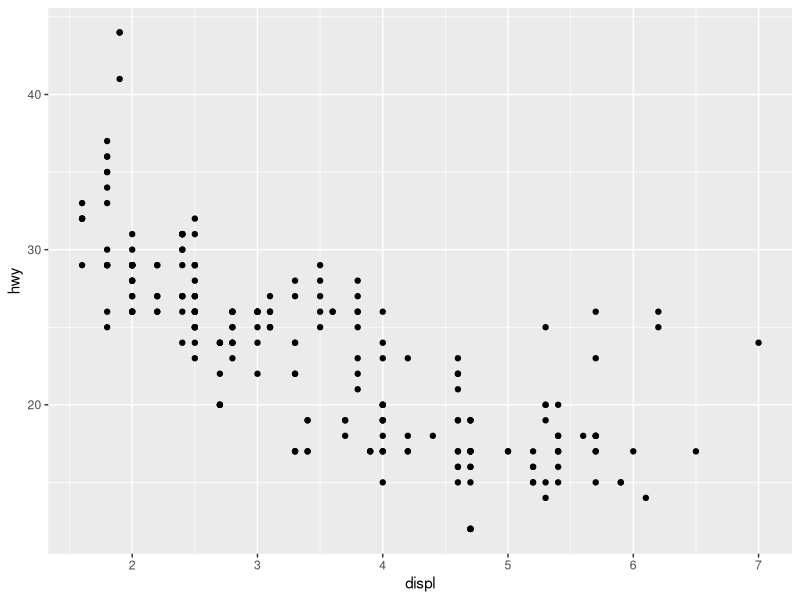
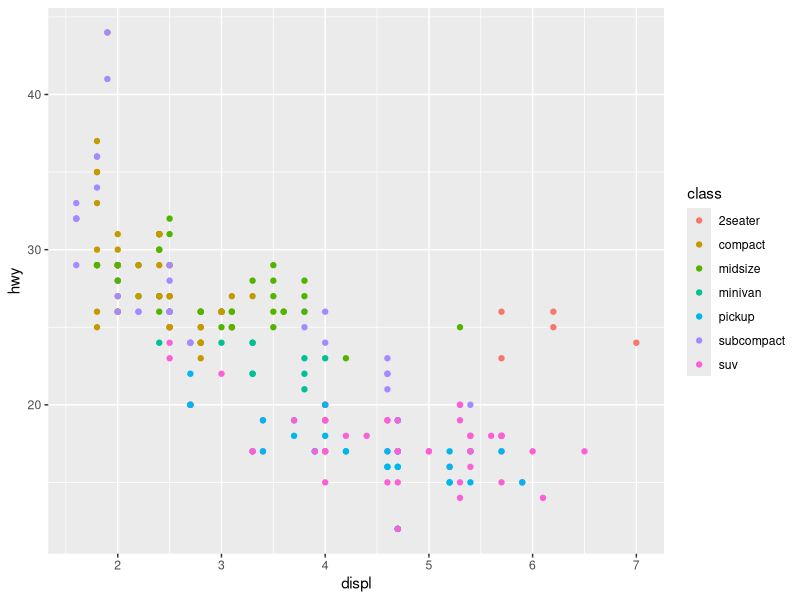
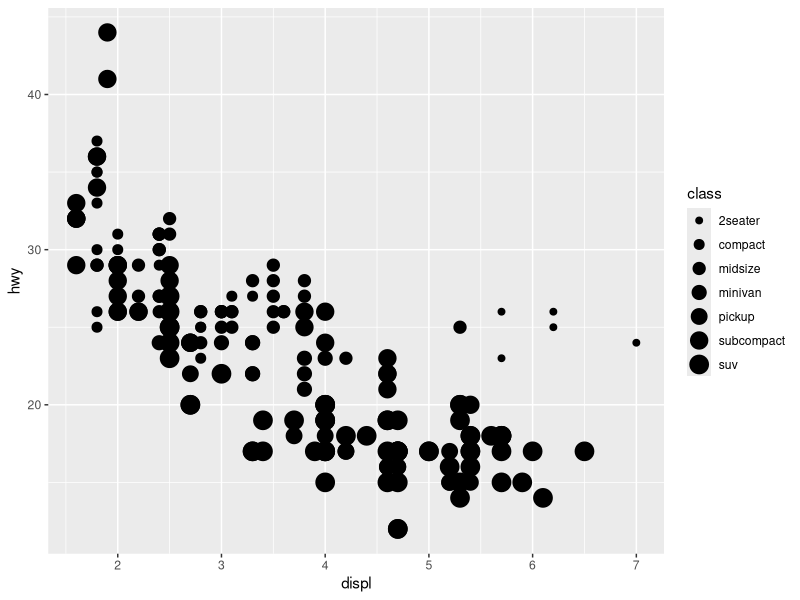
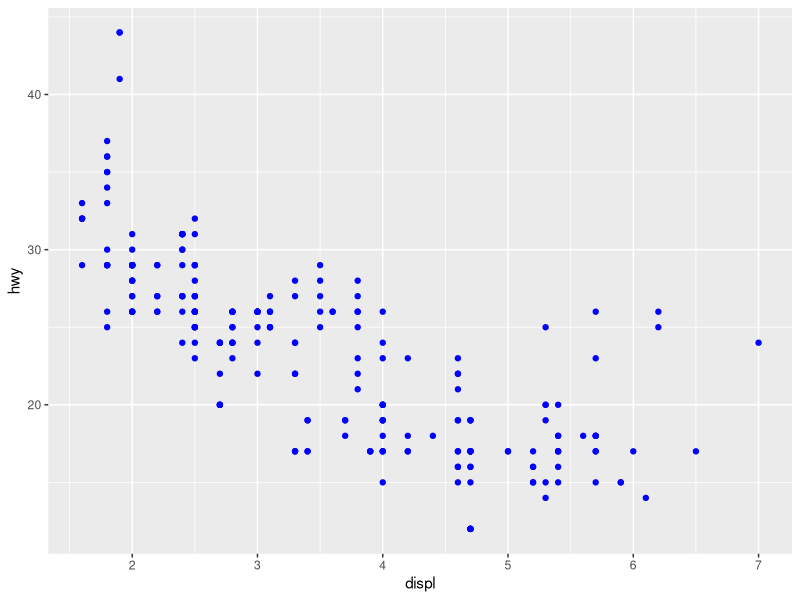
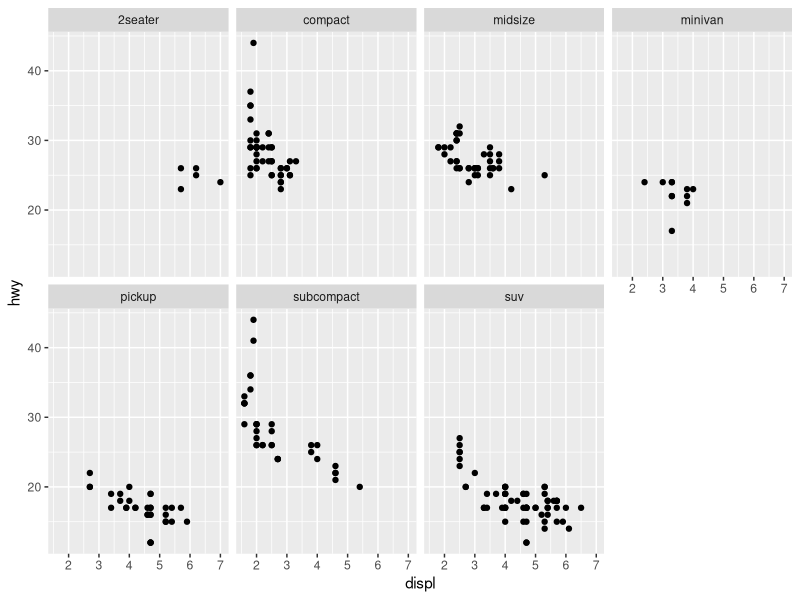
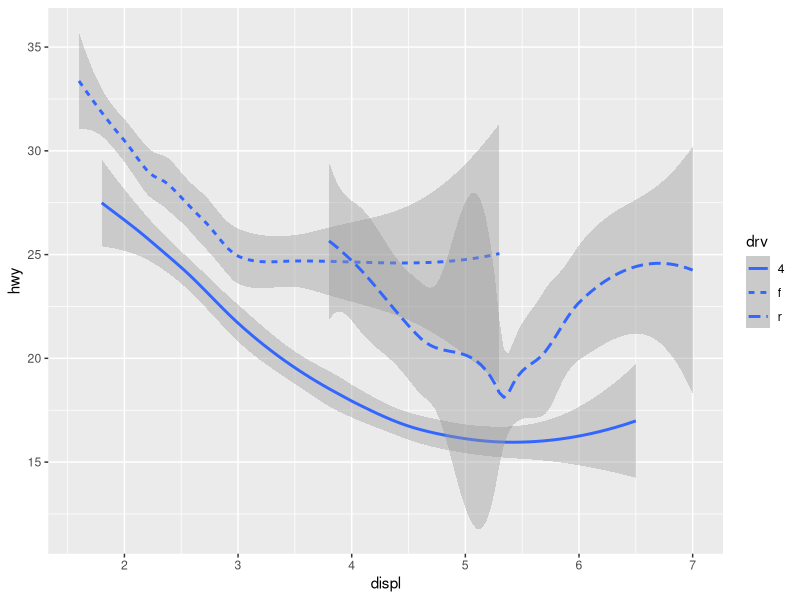
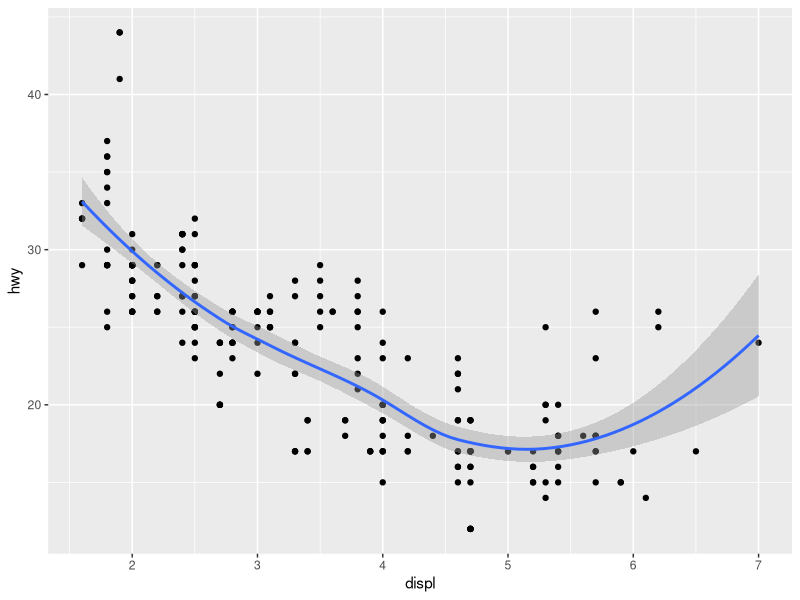
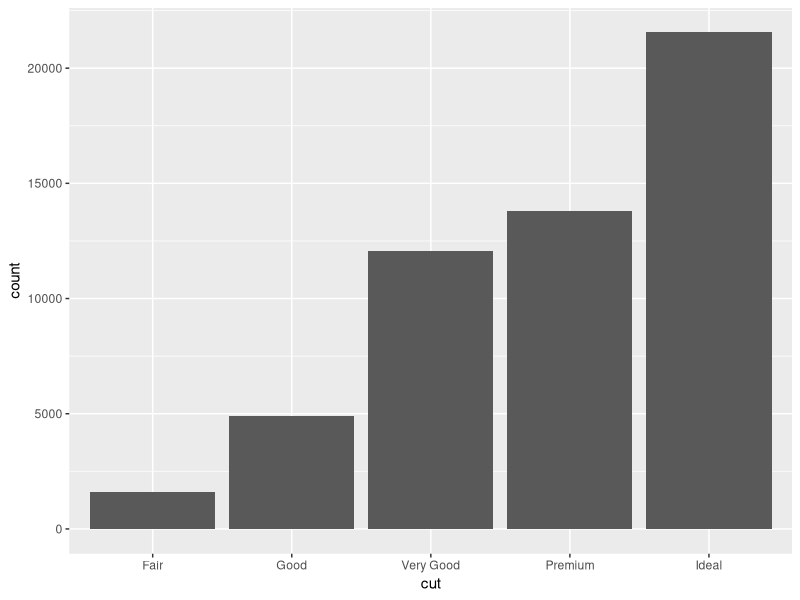

Write R code to recreate these figures, in order.
#LIBRARY IMPORT

library(tidyverse)

#DATA

mpg

#GGPLOT

ggplot(data = mpg) + 

  geom_point(mapping = aes(x = displ, y = hwy))

# COL CLASS

ggplot(data = mpg) + 

  geom_point(mapping = aes(x = displ, y = hwy, color = class))

#SIZE

ggplot(data = mpg) + 

  geom_point(mapping = aes(x = displ, y = hwy, size = class))

#COLOR

ggplot(data = mpg) + 

  geom_point(mapping = aes(x = displ, y = hwy), color = "blue")

#PLOTS INTO FACETS

ggplot(data = mpg) + 

  geom_point(mapping = aes(x = displ, y = hwy)) + 

  facet_wrap(~ class, nrow = 2)

# DRAW LINE
ggplot(data = mpg) + 

  geom_smooth(mapping = aes(x = displ, y = hwy, linetype = drv))

# POINT AND LINES

ggplot(data = mpg) + 

  geom_point(mapping = aes(x = displ, y = hwy)) +

  geom_smooth(mapping = aes(x = displ, y = hwy))

# DRAW BARS

ggplot(data = diamonds) + 

  geom_bar(mapping = aes(x = cut))

# BARS WITH COLOR

ggplot(data = diamonds) + 

  geom_bar(mapping = aes(x = cut, fill = cut))

# show statistical summary

ggplot(data = diamonds) + 

  stat_summary(

    mapping = aes(x = cut, y = depth),

    fun.ymin = min,

    fun.ymax = max,

    fun.y = median

  )
